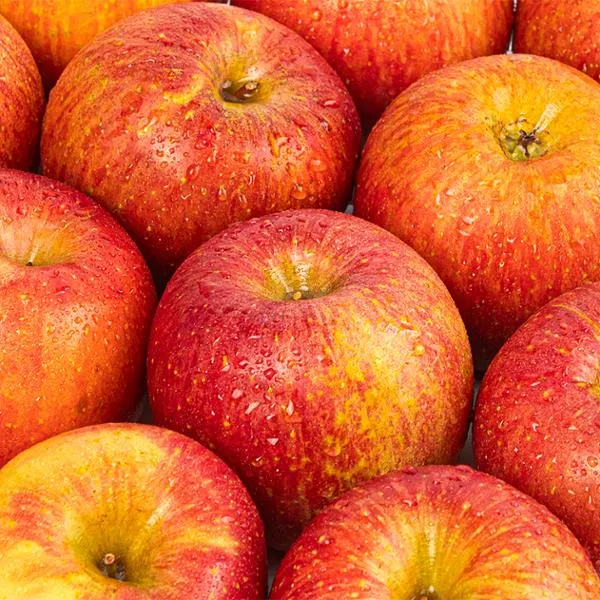
#> input picture cv_intro/cv_he/original.png, 600 x 600 px
$ python filter.py ../cv_he/original.png
#> lines starting #> are read from the running program, lines starting #| are printed output that depends on the picture
import sys
import numpy as np
from PIL import Image
import matplotlib.pyplot as plt


def load_greyscale(path: str) -> np.ndarray:
#> called with path = '../cv_he/original.png'
    img = Image.open(path).convert("L")
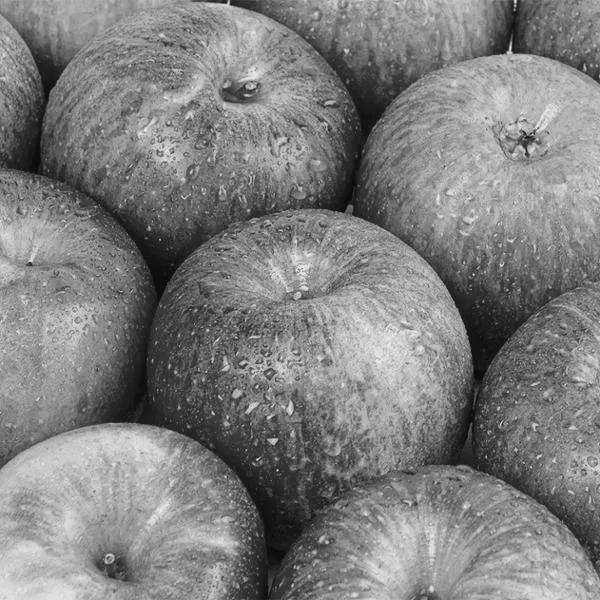
#> img: PIL image 600x600 L; min 6, max 238, mean 127.8
    return np.array(img, dtype=np.uint8)


def pad_image(image: np.ndarray, pad: int = 1) -> np.ndarray:
#> called with pad = 1
    return np.pad(image, ((pad, pad), (pad, pad)),
                  mode="constant", constant_values=0)
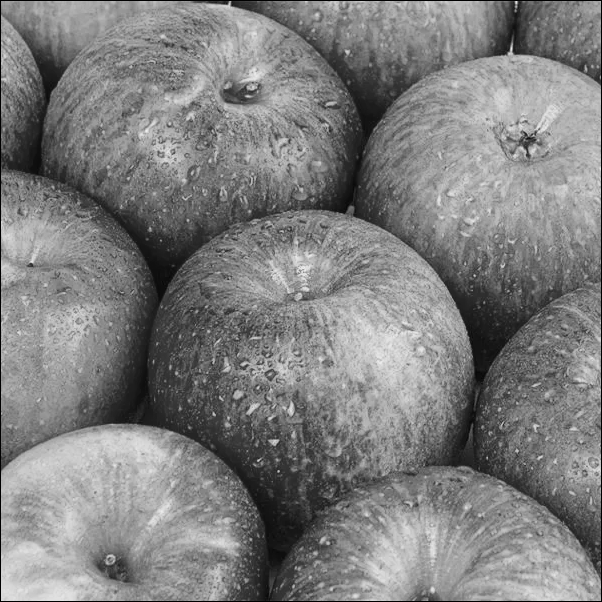
#> returned value: shape (602, 602); min 0, max 238, mean 126.9


def dilate(image: np.ndarray, padded: np.ndarray, se: np.ndarray, pad: int = 1, stride: int = 1) -> np.ndarray:
    h, w = image.shape
    se_h, se_w = se.shape
    se_mask = se.astype(bool)

    out_h = (h - 1) // stride + 1
    out_w = (w - 1) // stride + 1
    output = np.zeros((out_h, out_w), dtype=np.uint8)

    r_off = pad - se_h // 2
    c_off = pad - se_w // 2

    for out_i, i in enumerate(range(0, h, stride)):
        for out_j, j in enumerate(range(0, w, stride)):
            r0, c0 = i + r_off, j + c_off
            window = padded[r0:r0 + se_h, c0:c0 + se_w]
            output[out_i, out_j] = window[se_mask].max()

    return output


STRUCTURING_ELEMENTS = {
    "Vertical 3x1": np.array([[1],
                               [1],
                               [1]]),
    "Horizontal 1x3": np.array([[1, 1, 1]]),
    "Square 3x3": np.ones((3, 3), dtype=np.uint8),
    "Circle/Disk 3x3": np.array([[0, 1, 0],
                                  [1, 1, 1],
                                  [0, 1, 0]]),
}


def main():
    path = sys.argv[1] if len(sys.argv) > 1 else "input.png"
    img = load_greyscale(path)

    padded = pad_image(img, pad=1)
    print(f"Padded image size: {padded.shape}")
#| Padded image size: (602, 602)

    results = {"Original": img}
    for name, se in STRUCTURING_ELEMENTS.items():
        results[name] = dilate(img, padded, se, pad=1, stride=1)
        out_name = f"dilated_{name.replace('/', '_').replace(' ', '_')}.png"
        Image.fromarray(results[name]).save(out_name)
        print(f"Saved: {out_name}")
#> this loop made 4 passes
#> pass 1, in main, `Image.fromarray(results[name]).save(out_name)`:
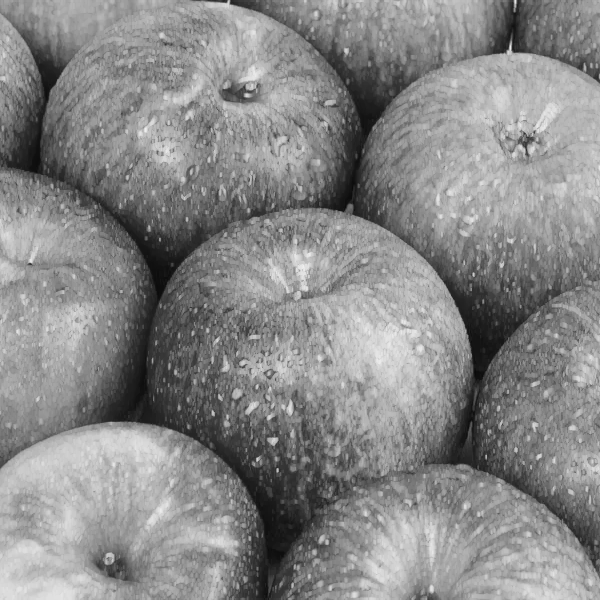
#> saved as dilated_Vertical_3x1.png: PIL image 600x600 L; min 9, max 238, mean 135.8
#> after the loop, results = 5 items

    fig, axes = plt.subplots(1, 5, figsize=(20, 4))
    for ax, (name, out) in zip(axes, results.items()):
        ax.imshow(out, cmap="gray", vmin=0, vmax=255)
        ax.set_title(name)
        ax.axis("off")
#> this loop made 5 passes
#> name on passes 1 to 5: 'Original', 'Vertical 3x1', 'Horizontal 1x3', 'Square 3x3', 'Circle/Disk 3x3'
    plt.tight_layout()
    plt.savefig("dilation_comparison.png", dpi=150)
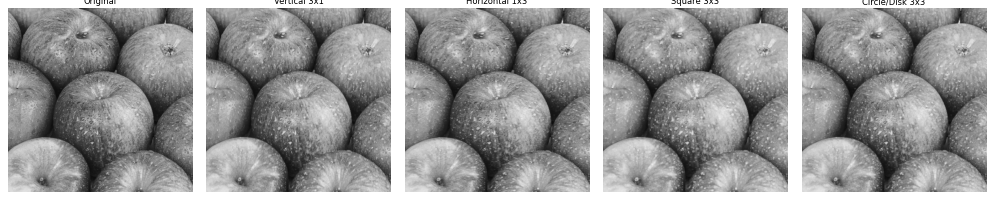
#> figure drawn by matplotlib, 5 panels
    print("Saved: dilation_comparison.png")


if __name__ == "__main__":
    main()
